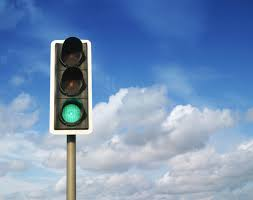
#> input picture 1.jpg, 253 x 200 px
$ python main.py
#> lines starting #> are read from the running program, lines starting #| are printed output that depends on the picture; after the words box and inside, x2 and y2 are one past the last pixel; in counts of white or black regions, pixels touching at a corner belong together
import cv2
import numpy as np
print('done')

def empty(a):
    pass

path='traffic.jpg'
path1='1.jpg'


# [15 lines of commented-out code are left out]


def detection(path):

#> called with path = '1.jpg'
    cv2.namedWindow("TrackBar")
    cv2.resizeWindow("TrackBar", 640, 240)
    cv2.createTrackbar("Hue Min", "TrackBar", 0, 179, empty)
    cv2.createTrackbar("Hue Max", "TrackBar", 111, 179, empty)
    cv2.createTrackbar("Sat Min", "TrackBar", 145, 255, empty)
    cv2.createTrackbar("Sat Max", "TrackBar", 255, 255, empty)
    cv2.createTrackbar("Val Min", "TrackBar", 105, 255, empty)
    cv2.createTrackbar("Val Max", "TrackBar", 255, 255, empty)
    while True:
        img = cv2.imread(path)
#> img is the input picture: shape (200, 253, 3); mean B, G, R 185, 146.7, 118.3
        img = cv2.resize(img, (400, 500))
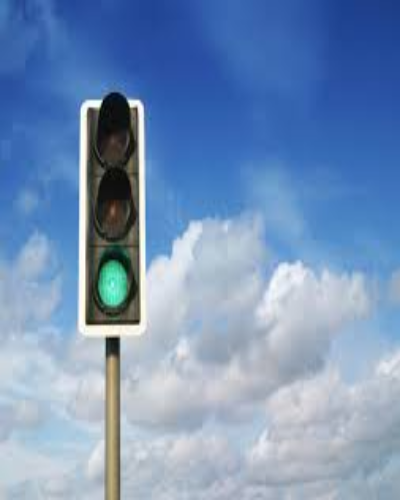
#> img: shape (500, 400, 3); mean B, G, R 184.9, 146.6, 118.3
        imgHSV = cv2.cvtColor(img, cv2.COLOR_BGR2HSV)
#> imgHSV: shape (500, 400, 3); mean H, S, V 101.6, 99.2, 186.4

        h_min = cv2.getTrackbarPos("Hue Min", "TrackBar")
        h_max = cv2.getTrackbarPos("Hue Max", "TrackBar")
        s_min = cv2.getTrackbarPos("Sat Min", "TrackBar")
        s_max = cv2.getTrackbarPos("Sat Max", "TrackBar")
        v_min = cv2.getTrackbarPos("Val Min", "TrackBar")
        v_max = cv2.getTrackbarPos("Val Max", "TrackBar")
        print(h_min, h_max, s_min, s_max, v_min, v_max)
        lower = np.array([h_min, s_min, v_min])
        upper = np.array([h_max, s_max, v_max])
        mask = cv2.inRange(imgHSV, lower, upper)
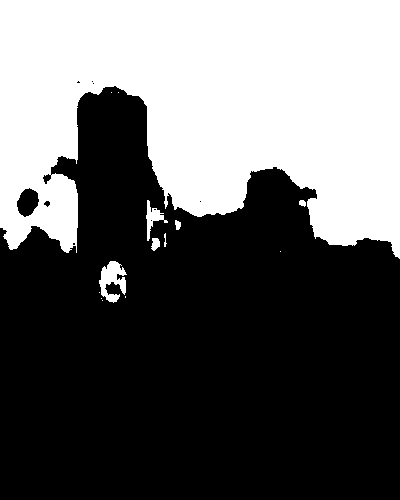
#> mask: shape (500, 400); 39.3% white; 14 white regions (7 under 20 px), largest, box (x1, y1, x2, y2) and area: (0, 0, 400, 259) 77408, (99, 261, 127, 303) 660, (146, 200, 168, 241) 296
        imgResult = cv2.bitwise_and(img, img, mask=mask)
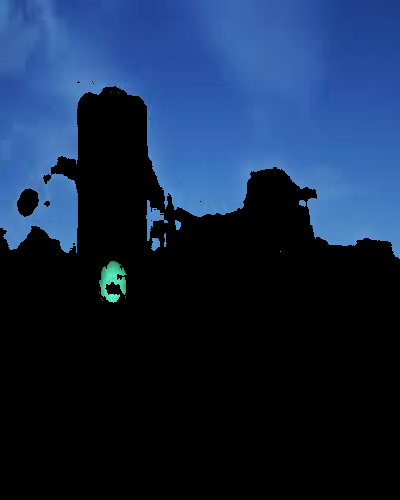
#> imgResult: shape (500, 400, 3); mean B, G, R 69.1, 40.3, 21.6

        # [4 lines of commented-out code are left out]

        Total = np.hstack((img, imgHSV, imgResult))
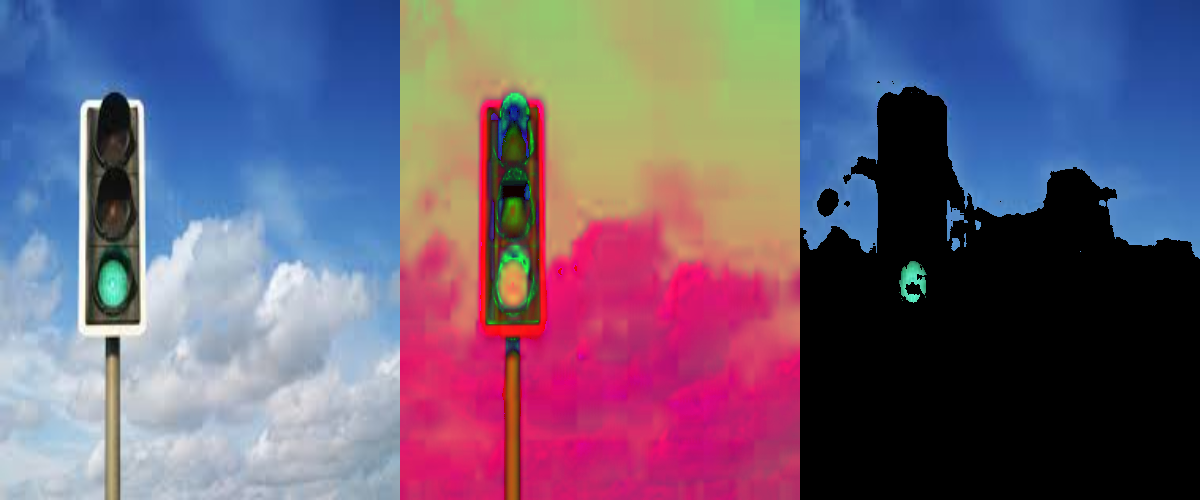
#> Total: shape (500, 1200, 3); mean B, G, R 118.5, 95.4, 108.8
        cv2.imshow('Result', Total)
        cv2.waitKey(1)

detection(path1)
